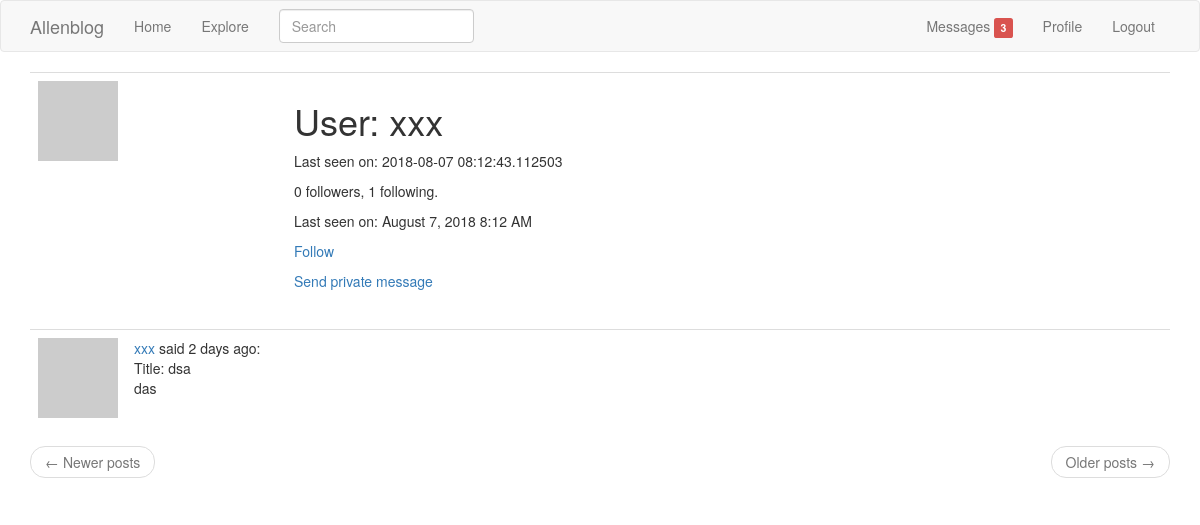
Page /user/xxx/ (signed in) on the earlier database version.
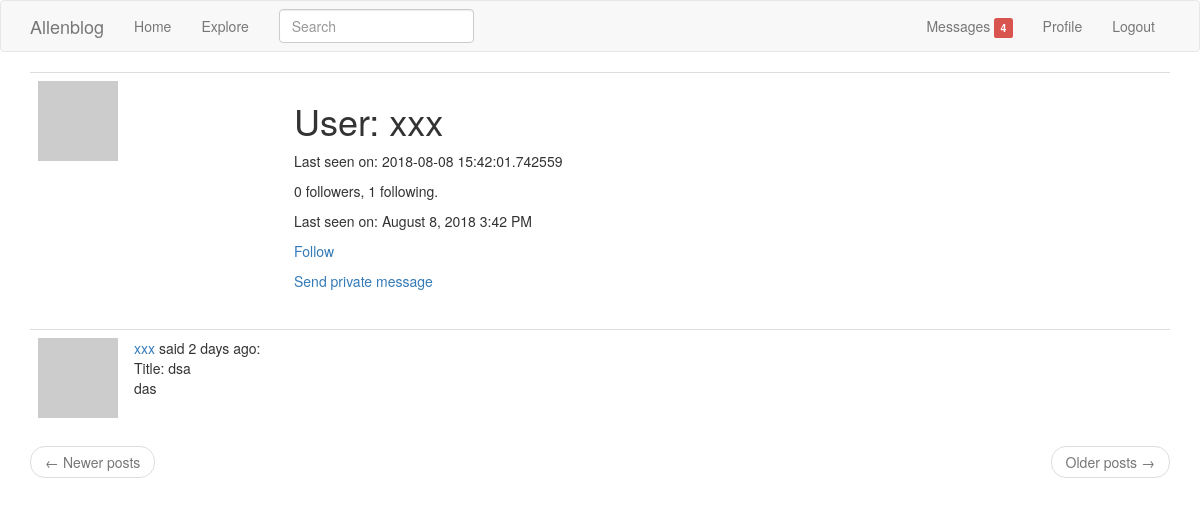
Same page on the later database version.
### app/models.py (models this page shows, shortened)
class User(db.Model, UserMixin):
    __tablename__ = 'user'
    id = db.Column(db.Integer, primary_key=True)
    username = db.Column(db.String(64), index=True, unique=True)
    email = db.Column(db.String(120), index=True, unique=True)
    password_hash = db.Column(db.String(128))
    posts = db.relationship('Post', backref='author', lazy='dynamic')
    about_me = db.Column(db.String(140))
    last_seen = db.Column(db.DateTime, default=datetime.utcnow)
    followed = db.relationship(
        'User', secondary=followers,
        primaryjoin=(followers.c.follower_id == id),
        secondaryjoin=(followers.c.followed_id == id),
        backref=db.backref('followers', lazy='dynamic'),
        lazy='dynamic'
    )
    messages_sent = db.relationship('Message',
                                    foreign_keys='Message.sender_id',
                                    backref='author', lazy='dynamic')
    messages_received = db.relationship('Message',
                                        foreign_keys='Message.recipient_id',
                                        backref='recipient', lazy='dynamic')
    last_message_read_time = db.Column(db.DateTime)
    notifications = db.relationship('Notification', backref='user', lazy='dynamic')
    def avatar(self, size):
        digest = md5(self.email.lower().encode('utf-8')).hexdigest()
        return 'https://www.gravatar.com/avatar/{}?d=identicon&s={}'.format(digest, size)
    def is_following(self, user):
        return self.followed.filter(followers.c.followed_id == user.id).count() > 0
    def new_messages_num(self):
        last_read_time = self.last_message_read_time or datetime(1900, 1, 1)
        return Message.query.filter_by(recipient=self).filter(
            Message.timestamp > last_read_time).count()

class SearchableMixin(object):
    @classmethod
    def before_commit(cls, session):
        session._changes = {
            'add': list(session.new),
            'update': list(session.dirty),
            'delete': list(session.deleted)
        }
    @classmethod
    def after_commit(cls, session):
        for obj in session._changes['add']:
            if isinstance(obj, SearchableMixin):
                add_to_index(obj.__tablename__, obj)
        for obj in session._changes['update']:
            if isinstance(obj, SearchableMixin):
                add_to_index(obj.__tablename__, obj)
        for obj in session._changes['delete']:
            if isinstance(obj, SearchableMixin):
                remove_from_index(obj.__tablename__, obj)
        session._changes = None

class Post(SearchableMixin, db.Model):
    __tablename__ = 'post'
    __searchable__ = ['body']
    id = db.Column(db.Integer, primary_key=True)
    title = db.Column(db.String(32), index=True)
    body = db.Column(db.String(140))
    timestamp = db.Column(db.DateTime, index=True, default=datetime.utcnow)
    user_id = db.Column(db.Integer, db.ForeignKey('user.id'))

### app/main/views.py (the view)
@main.route('/user/<username>/')
@login_required
def user_profile(username):
    user = User.query.filter_by(username=username).first_or_404()
    page = request.args.get('page', 1, type=int)
    posts = user.posts.order_by(Post.timestamp.desc()).paginate(page, current_app.config['POSTS_PER_PAGE'], False)
    next_url = url_for('main.user_profile', username=user.username, page=posts.next_num) if posts.has_next else None
    prev_url = url_for('main.user_profile', username=user.username, page=posts.prev_num) if posts.has_prev else None
    return render_template('profile.html', user=user, posts=posts.items, next_url=next_url, prev_url=prev_url)

### app/main/forms.py
class SearchForm(FlaskForm):
    q = StringField('Search', validators=[DataRequired()])
    def __init__(self, *args, **kwargs):
        if 'formdata' not in kwargs:
            kwargs['formdata'] = request.args
        if 'csrf_enabled' not in kwargs:
            kwargs['csrf_enabled'] = False
        super(SearchForm, self).__init__(*args, **kwargs)

### app/main/views.py (called while the page is built)
@main.before_request
def before_request():
    if current_user.is_authenticated:
        current_user.last_seen = datetime.utcnow()
        db.session.commit()
        g.search_form = SearchForm()

### app/models.py (called while the page is built)
@login_manager.user_loader
def load_user(id):
    return User.query.get(int(id))

### app/templates/profile.html (shortened to what this page needs)
{% extends "base.html" %}
{% block app_content %}
    <table class="table table-hover">
        <tr>
            <td width="256px"><img src="{{ user.avatar(256) }}"></td>
            <td>
                <h1>User: {{ user.username }}</h1>
                {% if user.last_seen %}<p>Last seen on: {{ user.last_seen }}</p>{% endif %}
                <p>{{ user.followers.count() }} followers, {{ user.followed.count() }} following.</p>
                <p>Last seen on: {{ moment(user.last_seen).format('LLL') }}</p>
                {% if user == current_user %}
                    <p><a href="{{ url_for('main.edit_profile') }}">Edit your profile</a></p>
                {% elif not current_user.is_following(user) %}
                    <p><a href="{{ url_for('main.follow', username=user.username) }}">Follow</a></p>
                {% else %}
                    <p><a href="{{ url_for('main.unfollow', username=user.username) }}">Unfollow</a></p>
                {% endif %}
                {% if user != current_user %}
                    <p>
                        <a href="{{ url_for('main.send_message', recipient=user.username) }}">
                            Send private message
                        </a>
                    </p>
                {% endif %}
            </td>
        </tr>
    </table>
    {% for post in posts %}
        {% include '_post.html' %}
    {% endfor %}
    <nav aria-label="...">
        <ul class="pager">
            <li class="previous{% if not prev_url %} disabled{% endif %}">
                <a href="{{ prev_url or '#' }}">
                    <span aria-hidden="true">&larr;</span> Newer posts
                </a>
            </li>
            <li class="next{% if not next_url %} disabled{% endif %}">
                <a href="{{ next_url or '#' }}">
                    Older posts <span aria-hidden="true">&rarr;</span>
                </a>
            </li>
        </ul>
    </nav>
{% endblock %}

### app/templates/base.html (shortened to what this page needs)
{% extends 'bootstrap/base.html' %}
{% block navbar %}
    <nav class="navbar navbar-default">
        <div class="container">
            <div class="navbar-header">
                <a class="navbar-brand" href="{{ url_for('main.index') }}">Allenblog</a>
            </div>
            <div class="collapse navbar-collapse" id="bs-example-navbar-collapse-1">
                <ul class="nav navbar-nav">
                    <li><a href="{{ url_for('main.index') }}">Home</a></li>
                    <li><a href="{{ url_for('main.explore') }}">Explore</a></li>
                </ul>
                <ul class="nav navbar-nav navbar-right">
                    {% if current_user.is_anonymous %}
                        <li><a href="{{ url_for('main.login') }}">Login</a></li>
                    {% else %}
                        <li>
                            <a href="{{ url_for('main.check_messages') }}">
                                Messages
                                {% set new_messages = current_user.new_messages_num() %}
                                <span id="message_count" class="label label-danger"
                                      style="visibility: {% if new_messages %}visible
                                      {% else %}hidden{% endif %};">
                                {{ new_messages }}
                            </span>
                            </a>
                        </li>
                        <li>
                            <a href="{{ url_for('main.user_profile',username=current_user.username) }}">
                                Profile
                            </a>
                        </li>
                        <li><a href="{{ url_for('main.logout') }}">Logout</a></li>
                    {% endif %}
                </ul>
                {% if g.search_form %}
                    <form class="navbar-form navbar-left" method="get"
                          action="{{ url_for('main.search') }}">
                        <div class="form-group">
                            {{ g.search_form.q(size=20, class='form-control',
                            placeholder=g.search_form.q.label.text) }}
                        </div>
                    </form>
                {% endif %}
            </div>
    </nav>
{% endblock %}
{% block content %}
    <div class="container">
        {% block app_content %}{% endblock %}
    </div>
{% endblock %}

### app/templates/_post.html
    <table class="table table-hover">
        <tr>
            <td width="70px">
                <span class="user_popup">
                    <a href="{{ url_for('main.user_profile', username=post.author.username) }}">
                        <img src="{{ post.author.avatar(70) }}" />
                    </a>
                 </span>
            </td>
            <td>
                <span class="user_popup">
                    <a href="{{ url_for('main.user_profile', username=post.author.username) }}">
                        {{ post.author.username }}
                    </a>
                </span>
                said {{ moment(post.timestamp).fromNow() }}:
                <br>
                Title: {{ post.title }}
                <br>
                {{ post.body }}
            </td>
        </tr>
    </table>

Differences in the rows shown:
changed User "xxx": last_seen "2018-08-07 08:12:43.112503" → "2018-08-08 15:42:01.742559"; last_seen "August 7, 2018 8:12 AM" → "August 8, 2018 3:42 PM"
Other differences:
{{ new_messages }}: "3" → "4"
